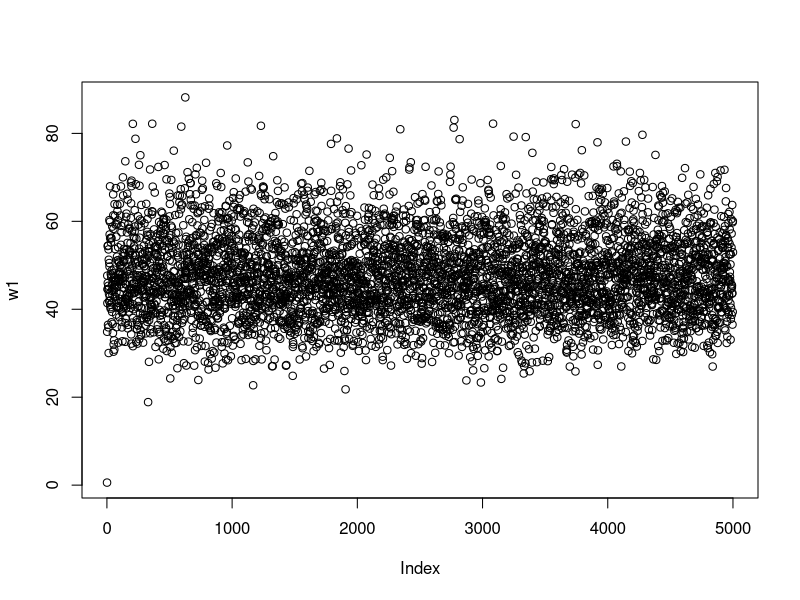
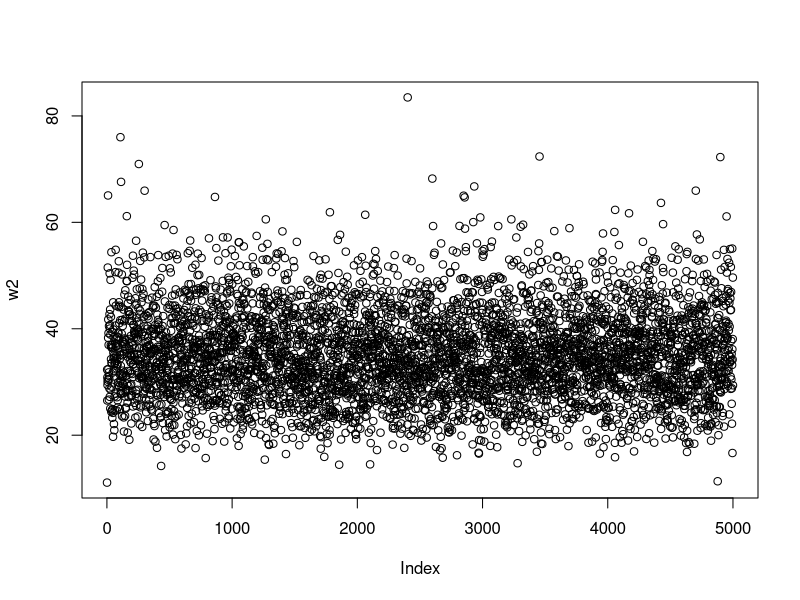
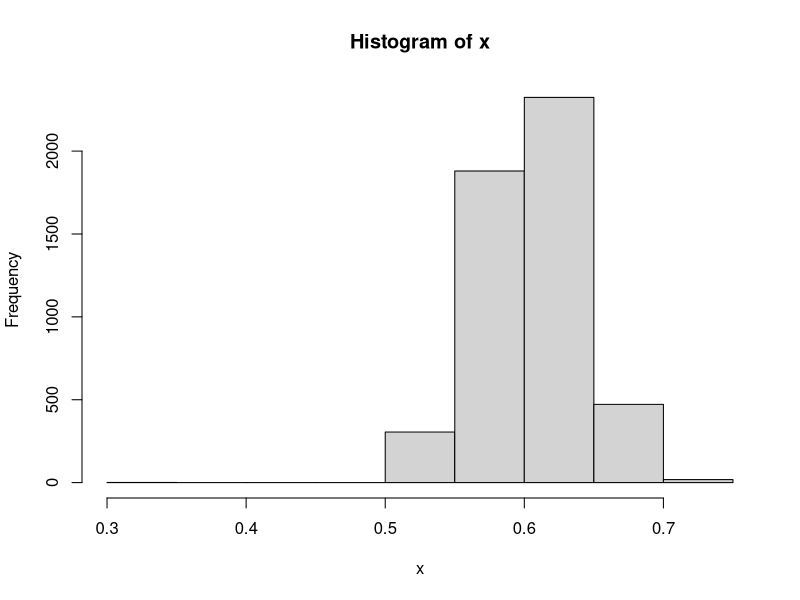

Recreate these plots in R, in order.
# Example 10d
# Gibbs Sampler : Home Runs by Bonds and Griffey
N = 5000
y = w1 = w2 = numeric(N)
y[1] = (0.02 + 0.1)/2
w1[1] = rexp(1, rate=y[1]); w2[1] = rexp(1, rate=y[1])
for ( t in 2:N ) { # w1, w2 반복생성
  repeat {
    ay = rgamma(1, 3, w1[t-1] + w2[t-1]) # conditional distribution of y
    if (ay > 0.02 & ay < 0.1) { y[t] = ay; break}
  }
  w1[t] = rgamma(1, 26, y[t] + 0.5) # conditional distribution of w1
  w2[t] = rgamma(1, 19, y[t] + 0.5) # conditional distribution of w2
}

# 출발점이 어디냐에 따라 불안정할 수 있음. 
# t가 지날수록 안정 -> 분포가 안정적
plot(w1) # 분포는 안정적. -> 불안정하다는 것은 띠 모양이 형성
plot(w2)

c(25 + 0.5 * mean(w1[ (N-999):N]), 18 + 0.5 * mean(w2[ (N-999):N])) # Estimate; The last 1000 values
c(0.5 * sd(w1[ (N-999):N])/sqrt(1000), 0.5 * sd(w2[ (N-999):N])/sqrt(1000)) # Standard Errors
c(25 + 0.5 * mean(w1[ seq(5, N, 5) ]), 18 + 0.5 * mean(w2[ seq(5, N, 5) ])) # Estimate (5단위)
c(0.5 * sd(w1[ (N-999):N])/sqrt(1000), 0.5 * sd(w2[ (N-999):N])/sqrt(1000)) # Standard Errors

# Metropolis-Hastings_Example
target = function(p) p^(2*nAA + nAa)*(1-p)^(nAa + 2*naa)
N = 5000
nAA=50; nAa=21; naa=29
x = numeric(N)
x[1] = runif(1)
for (i in 1:(N - 1)) {
  y = runif(1)
  alp = target(y)/target(x[i])
  if (runif(1) < alp) x[i + 1] = y else x[i + 1] = x[i]
}
hist(x)


# 실습 10.2절 해답
# target f is beta(2.7,6.3) distribution
a = 2.7; b = 6.3; N = 5000; n.sim = 100
target.f = function(x) x^(a-1)*(1-x)^(b-1)
pval.1 = pval.2 = pval.3 = numeric(n.sim)
for (i in 1:n.sim) { # 반복실험으로 K-S 검정의 p값의 평균을 구하고자 함
  x = numeric(N)
  x[1] = runif(1)
  for (n in 1:(N-1)) {
    y = runif(1)
    if (runif(1)<target.f(y)/target.f(x[n])) x[n+1] = y else x[n+1] = x[n]}
  pval.1[i] = ks.test(jitter(x[1:100]),"pbeta",a,b)$p.value
  pval.2[i] = ks.test(jitter(x[4901:5000]),"pbeta",a,b)$p.value
  pval.3[i] = ks.test(jitter(x[seq(4010,5000,10)]), "pbeta", a, b)$p.value
}
c(mean(pval.1),mean(pval.2),mean(pval.3))

# [실습 10.3] 
# 이정도 문제까지는 나올 수 있다고 하심.. 유도 과정은 빡세지만
x = c(91, 504, 557, 609, 693, 727, 803, 857, 929, 970, 1043, 1089, 1195, 1384, 1713) 
n = length(x); xbar = mean(x); s.sq = var(x)
a = 0.5*( n-1 ); b = (n-1) * var(x)/2; tau.sq = var(x); theta.zero = mean(x)
N = 5000

# [실습 10.3 - a]
# SIR Algorithm
theta.prior = rnorm(N, theta.zero, sqrt(tau.sq)) # sampling from prior
sigma.sq.prior = 1/rgamma(N, a, b)
w = numeric(N)
for (i in 1:N) w[i] = prod(dnorm(x, theta.prior[i], sqrt(sigma.sq.prior[i])))
pos = sample(1:N, size=1000, rep=TRUE, prob=w) # resample 1000 values
theta.sir = theta.prior[pos]
sigma.sq.sir = sigma.sq.prior[pos]
log(quantile(theta.sir, c(0.05, 0.95))) # 90% interval for the posterior mean of theta

# Gibbs Sample Algorithm

# Gibbs Sampler: Example 7.3 in Robert and Casella (2009) 
x = c(91, 504, 557, 609, 693, 727, 803, 857, 929, 970, 1043, 1089, 1195, 1384, 1713)
n = length(x); xbar = mean(x); a = (n-1)/2; b = (n-1)*var(x)/2; tau.sq = var(x); theta.zero = mean(x) 
N = 5000
theta = sigma.sq = numeric(N) 
theta[1] = rnorm(1,mean=theta.zero,sd=sqrt(tau.sq)) 
sigma.sq[1] = 1/rgamma(1,a,b) 

cond.mean = function(s2) s2*theta.zero/(s2+n*tau.sq) + n*tau.sq*xbar/(s2+n*tau.sq)
cond.sd = function(s2) sqrt(s2*tau.sq/(s2 + n*tau.sq)) 
cond.b = function(t) 0.5*sum((x-t)^2) + b
cond.a = 0.5*n + a

for (t in 1:(N-1)) {
  theta[t+1] = rnorm(1,cond.mean(sigma.sq[t]),cond.sd(sigma.sq[t])) 
  sigma.sq[t+1] = 1/rgamma(1,cond.a,cond.b(theta[t+1])) 
}

log(quantile(theta,c(0.05,0.95))) 
log(sqrt((quantile(sigma.sq,c(0.05,0.95)))))
log(quantile(theta[(N-999):N],c(0.05,0.95))) # use only the last 1000 values
log(sqrt((quantile(sigma.sq[(N-999):N],c(0.05,0.95))))) 
log(t.test(x,conf.level=0.9)$conf.int) # Non-Bayesian interval based on t-dist
c(log(sqrt(((n-1)*var(x)/qchisq(0.95,df=n-1)))), 
  log(sqrt(((n-1)*var(x)/qchisq(0.05,df=n-1)))))# Non-Bayesian interval based on chi-squared dist

# Sampling Importance Resampling vs Gibbs Sampler: Exmpl 7.3 in Robert and Casella (2009)
x = c(91, 504, 557, 609, 693, 727, 803, 857, 929, 970, 1043, 1089, 1195, 1384, 1713)
n = length(x); xbar = mean(x); s.sq = var(x); N = 5000
a = 0.5*(n-1); b = (n-1)*var(x)/2; tau.sq = var(x); theta.zero = mean(x)

# SIR algorithm with m=N=5000
theta.prior = rnorm(N,theta.zero,sqrt(tau.sq)) # sampling from prior
sigma.sq.prior = 1/rgamma(N,a,b)
w = numeric(N)
for (i in 1:N) w[i] = prod(dnorm(x,theta.prior[i],sqrt(sigma.sq.prior[i])))
pos = sample(1:N,size=1000,rep=TRUE,prob=w) # resample 1000 pairs of values
theta.sir = theta.prior[pos]
sigma.sq.sir = sigma.sq.prior[pos]
log(quantile(theta.sir,c(0.05,0.95))) # 90% interval for the posterior mean of theta
log(sqrt((quantile(sigma.sq.sir,c(0.05,0.95)))))

# Gibbs sampler algorithm using the last 1000 values
theta = sigma.sq = numeric(N)
theta[1] = rnorm(1,mean=theta.zero,sd=sqrt(tau.sq))
sigma.sq[1] = 1/rgamma(1,a,b)
cond.mean = function(s2) s2*theta.zero/(s2 + n*tau.sq) + n*tau.sq*xbar/(s2 + n*tau.sq)
cond.sd = function(s2) sqrt(s2*tau.sq/(s2 + n*tau.sq))
cond.b = function(t) 0.5*sum((x-t)^2) + b
cond.a = 0.5*n + a
for (t in 1:(N-1)) {
  theta[t+1] = rnorm(1,cond.mean(sigma.sq[t]),cond.sd(sigma.sq[t]))
  sigma.sq[t+1] = 1/rgamma(1,cond.a,cond.b(theta[t+1]))
}
log(quantile(theta[(N-999):N],c(0.05,0.95)))
log(sqrt((quantile(sigma.sq[(N-999):N],c(0.05,0.95)))))
ks.test(theta.sir,theta[seq(5,5000,5)]) # 작지 않은 p값 예상
ks.test(theta.prior[seq(5,5000,5)],theta[seq(5,5000,5)]) # 작은 p값 예상
# Non-Bayesian 90% confidence interval
log(t.test(x,conf.level=0.9)$conf.int) # t-dist used
c(log(sqrt(((n-1)*s.sq/qchisq(0.95,df=n-1)))),
  log(sqrt(((n-1)*s.sq/qchisq(0.05,df=n-1))))) # chi-squared dist used

